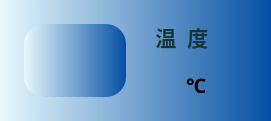
                         <widget class="QWidget" name="widget_temp" native="true">
                          <property name="minimumSize">
                           <size>
                            <width>0</width>
                            <height>121</height>
                           </size>
                          </property>
                          <property name="maximumSize">
                           <size>
                            <width>16777215</width>
                            <height>121</height>
                           </size>
                          </property>
                          <property name="styleSheet">
                           <string notr="true">.QWidget{
	background-color: qlineargradient(x1:0, y0:0, x2:1, y2:0,stop:0 rgb(232, 249, 253), stop:1 rgb(4, 79, 163));
	border-radius:20px;
	color: rgb(255, 255, 255);
}

</string>
                          </property>
                          <layout class="QHBoxLayout" name="horizontalLayout_5" stretch="1,5">
                           <property name="spacing">
                            <number>24</number>
                           </property>
                           <property name="leftMargin">
                            <number>24</number>
                           </property>
                           <property name="topMargin">
                            <number>24</number>
                           </property>
                           <property name="rightMargin">
                            <number>24</number>
                           </property>
                           <property name="bottomMargin">
                            <number>24</number>
                           </property>
                           <item>
                            <widget class="QWidget" name="widget_home_temp_icon" native="true">
                             <property name="enabled">
                              <bool>true</bool>
                             </property>
                             <property name="sizePolicy">
                              <sizepolicy hsizetype="Preferred" vsizetype="Preferred">
                               <horstretch>0</horstretch>
                               <verstretch>0</verstretch>
                              </sizepolicy>
                             </property>
                             <property name="minimumSize">
                              <size>
                               <width>102</width>
                               <height>73</height>
                              </size>
                             </property>
                             <property name="styleSheet">
                              <string notr="true"/>
                             </property>
                             <widget class="QLabel" name="label_home_temp_icon">
                              <property name="geometry">
                               <rect>
                                <x>21</x>
                                <y>6</y>
                                <width>61</width>
                                <height>61</height>
                               </rect>
                              </property>
                              <property name="styleSheet">
                               <string notr="true">image: url(:/loo/temperature1.png);</string>
                              </property>
                              <property name="text">
                               <string/>
                              </property>
                             </widget>
                            </widget>
                           </item>
                           <item>
                            <layout class="QHBoxLayout" name="horizontalLayout_home_temp_1" stretch="8,1">
                             <item>
                              <layout class="QVBoxLayout" name="verticalLayout_home_temp_2" stretch="2,3">
                               <item>
                                <widget class="QLabel" name="label_10">
                                 <property name="font">
                                  <font>
                                   <family>等线</family>
                                   <pointsize>16</pointsize>
                                   <weight>75</weight>
                                   <bold>true</bold>
                                   <kerning>true</kerning>
                                  </font>
                                 </property>
                                 <property name="styleSheet">
                                  <string notr="true">color: rgb(22, 54, 53)</string>
                                 </property>
                                 <property name="text">
                                  <string> 温  度</string>
                                 </property>
                                </widget>
                               </item>
                               <item>
                                <layout class="QHBoxLayout" name="horizontalLayout_home_temp_3" stretch="1,6">
                                 <item>
                                  <widget class="QLabel" name="home_temp_value">
                                   <property name="sizePolicy">
                                    <sizepolicy hsizetype="Minimum" vsizetype="Minimum">
                                     <horstretch>0</horstretch>
                                     <verstretch>0</verstretch>
                                    </sizepolicy>
                                   </property>
                                   <property name="font">
                                    <font>
                                     <family>Arial</family>
                                     <pointsize>15</pointsize>
                                     <weight>50</weight>
                                     <bold>false</bold>
                                    </font>
                                   </property>
                                   <property name="styleSheet">
                                    <string notr="true"/>
                                   </property>
                                   <property name="text">
                                    <string/>
                                   </property>
                                  </widget>
                                 </item>
                                 <item>
                                  <widget class="QLabel" name="label_5">
                                   <property name="font">
                                    <font>
                                     <family>Calisto MT</family>
                                     <pointsize>15</pointsize>
                                     <weight>75</weight>
                                     <bold>true</bold>
                                    </font>
                                   </property>
                                   <property name="text">
                                    <string>℃</string>
                                   </property>
                                  </widget>
                                 </item>
                                </layout>
                               </item>
                              </layout>
                             </item>
                             <item>
                              <widget class="QLabel" name="home_temp_state">
                               <property name="font">
                                <font>
                                 <pointsize>17</pointsize>
                                 <weight>75</weight>
                                 <bold>true</bold>
                                </font>
                               </property>
                               <property name="styleSheet">
                                <string notr="true">color: rgb(43, 101, 103);

</string>
                               </property>
                               <property name="text">
                                <string/>
                               </property>
                               <property name="alignment">
                                <set>Qt::AlignLeading|Qt::AlignLeft|Qt::AlignTop</set>
                               </property>
                              </widget>
                             </item>
                            </layout>
                           </item>
                          </layout>
                         </widget>
